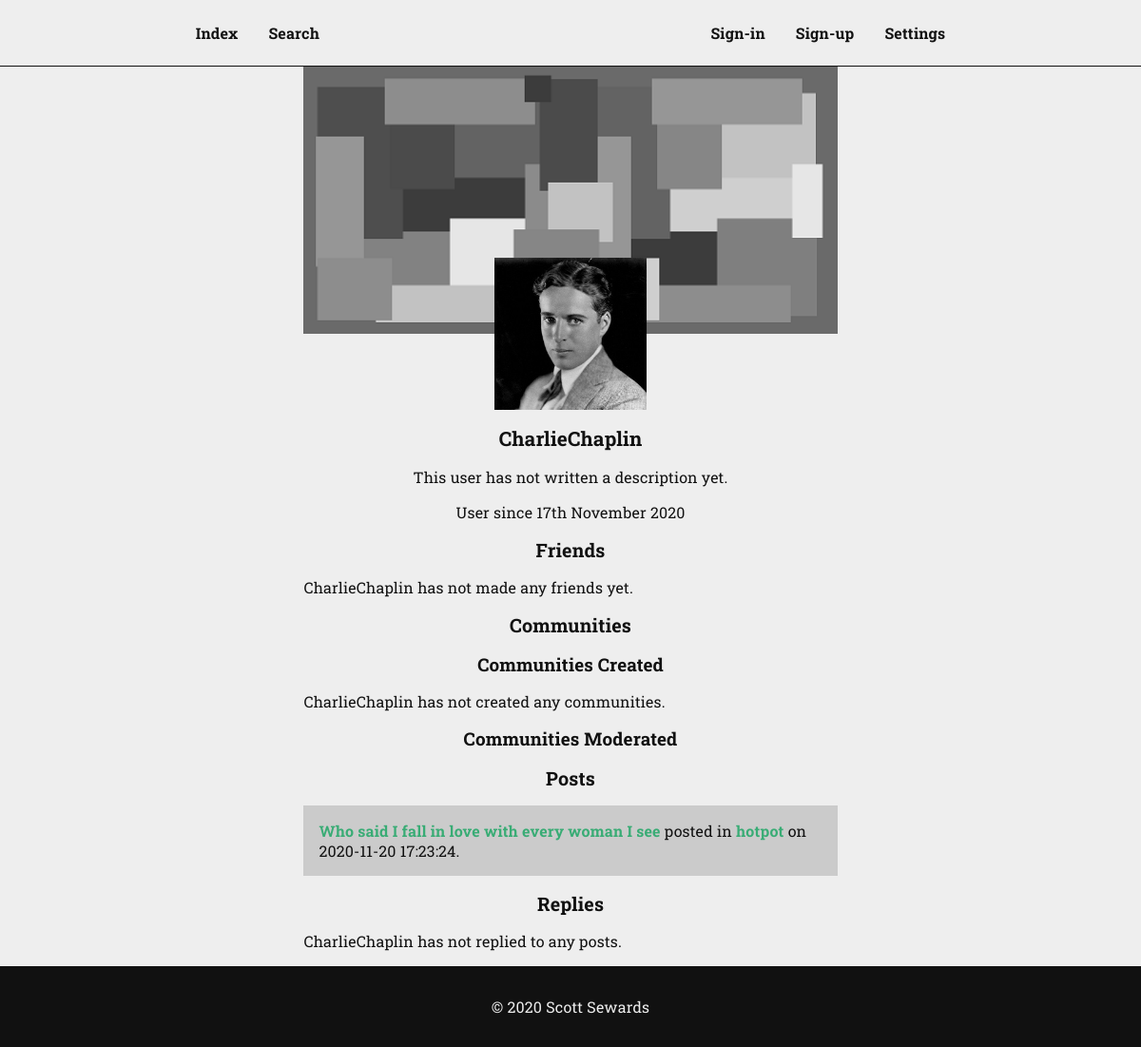
Page /user.php?name=CharlieChaplin on the committed database.
### tables this page shows
CREATE TABLE `users` (
  `id` int(11) NOT NULL,
  `created` datetime NOT NULL DEFAULT current_timestamp(),
  `name` text NOT NULL,
  `description` text NOT NULL DEFAULT 'This user has not written a description yet.',
  `email` text NOT NULL,
  `verified` tinyint(1) NOT NULL DEFAULT 0,
  `show_contact_form` tinyint(1) NOT NULL DEFAULT 1,
  `password` text NOT NULL,
  `picture` text NOT NULL DEFAULT 'images/picture.png',
  `banner` text NOT NULL DEFAULT 'images/banner.png'
);

CREATE TABLE `posts` (
  `id` int(11) NOT NULL,
  `posted` datetime NOT NULL DEFAULT current_timestamp(),
  `posted_by` int(11) NOT NULL,
  `posted_in` int(11) NOT NULL,
  `deleted` datetime DEFAULT NULL,
  `deleted_by` int(11) DEFAULT NULL,
  `deleted_for` text DEFAULT NULL,
  `title` text NOT NULL,
  `content` text NOT NULL
);

CREATE TABLE `communities` (
  `id` int(11) NOT NULL,
  `created` datetime NOT NULL DEFAULT current_timestamp(),
  `created_by` int(11) NOT NULL,
  `moderated_by` int(11) NOT NULL,
  `deleted` datetime DEFAULT NULL,
  `deleted_by` int(11) DEFAULT NULL,
  `deleted_for` text DEFAULT NULL,
  `name` text NOT NULL,
  `description` text NOT NULL,
  `picture` text NOT NULL DEFAULT 'images/picture.png',
  `banner` text NOT NULL DEFAULT 'images/banner.png'
);

### user.php (the view, shortened to what this page needs)
<?php
require_once("head.php");
if(!isset($_GET["name"])) head_to("404.html");
else $user_name = $_GET["name"];
$select_user = mysqli_query($connection, "SELECT * FROM users WHERE name='{$user_name}'");
if(mysqli_num_rows($select_user) == "1") {
  $fetch_user = mysqli_fetch_assoc($select_user);
  $user_id = $fetch_user["id"];
  $user_created = $fetch_user["created"];
  $user_description = $fetch_user["description"];
  $user_picture = $fetch_user["picture"];
  $user_banner = $fetch_user["banner"];
} else {
  mysqli_close($connection);
  head_to("404.html");
}
?>
<main>
  <section>
    <?php
    echo "<img class='banner' src='{$user_banner}' alt='Banner for {$user_name}' height='100%' width='100%'>";
    echo "<img class='picture' src='{$user_picture}' alt='Picture for {$user_name}' height='100%' width='100%'>";
    echo "<h1>{$user_name}</h1>";
    if($user_description != null) echo "<p class='centre'>{$user_description}</p>";
    else echo "<p class='centre'>{$user_name} has not written a description.</p>";
    $user_created_to_new_date = date("jS F Y", strtotime($user_created));
    echo "<p class='centre'>User since {$user_created_to_new_date}</p>";
    ?>
  </section>
  <section>
    <h2>Friends</h2>
    <?php
    echo "<p>{$user_name} has not made any friends yet.</p>";
    ?>
  </section>
  <section id='user-communities'>
    <h2>Communities</h2>
    <article id='user-communities-created'>
      <h3>Communities Created</h3>
      <?php
      $select_created_communities = mysqli_query($connection, "SELECT * FROM communities WHERE created_by='{$user_id}'");
      if(mysqli_num_rows($select_created_communities) > "0") {
        echo "<div class='communities'>";
        while($fetch_created_communities = mysqli_fetch_array($select_created_communities)) {
          $created_community_created = $fetch_created_communities["created"];
          $created_community_created_to_new_date = date("M Y", strtotime($created_community_created));
          $created_community_name = $fetch_created_communities["name"];
          $created_community_picture = $fetch_created_communities["picture"];
          echo "
          <div class='community'>
            <img src='{$created_community_picture}' alt='Picture for {$created_community_name}' height='0' width='100%'>
            <div class='meta'>
              <span><a href='community.php?name={$created_community_name}'>{$created_community_name}</a></span>
              <span>created {$created_community_created_to_new_date}</span>
            </div>
          </div>";
        }
        echo "</div>";
      } else echo "<p>{$user_name} has not created any communities.</p>";
      ?>
    </article>
    <article id='user-communities-administrated'>
      <h3>Communities Moderated</h3>
    </article>
  </section>
  <section id='user-posts'>
    <h2>Posts</h2>
    <?php
    $select_posts = mysqli_query($connection, "SELECT * FROM posts WHERE posted_by='{$user_id}' ORDER BY id DESC");
    if(mysqli_num_rows($select_posts) > "0") {
      echo "<div class='posts'>";
      while($fetch_post = mysqli_fetch_array($select_posts)) {
        $post_id = $fetch_post["id"];
        $posted = $fetch_post["posted"];
        $posted_in = $fetch_post["posted_in"];
        $select_posted_in = mysqli_query($connection, "SELECT name FROM communities WHERE id='{$posted_in}'");
        $fetch_posted_by = mysqli_fetch_array($select_posted_in);
        $posted_in = $fetch_posted_by["name"];
        $title = $fetch_post["title"];
        echo "
        <div class='post'>
          <span><a href='post.php?id={$post_id}&title={$title}'>{$title}</a> posted in <a href='community.php?name={$posted_in}'>{$posted_in}</a> on {$posted}.</span>
        </div>";
      }
      echo "</div>";
    } else echo "<p>{$user_name} has not posted to any communities.</p>";
    ?>
  </section>
  <section id='user-replies'>
    <h2>Replies</h2>
    <?php
    $select_replies = mysqli_query($connection, "SELECT * FROM replies WHERE reply_by='{$user_id}' ORDER BY id DESC");
    if(mysqli_num_rows($select_replies) > "0") {
      echo "<div class='replies'>";
      while($fetch_replies = mysqli_fetch_array($select_replies)) {
        $replied = $fetch_replies["replied"];
        $replied_in = $fetch_replies["replied_in"];
        $select_replied_in = mysqli_query($connection, "SELECT * FROM posts WHERE id='{$replied_in}'");
        $fetch_replied_in = mysqli_fetch_array($select_replied_in);
        $replied_in_name = $fetch_replied_in["title"];
        $posted_in = $fetch_replied_in["posted_in"];
        $select_posted_in = mysqli_query($connection, "SELECT name FROM communities WHERE id='{$posted_in}'");
        $fetch_posted_in = mysqli_fetch_array($select_posted_in);
        $posted_in_name = $fetch_posted_in["name"];
        $content = $fetch_replies["content"];
        echo "
        <div class='reply'>
          <span>Replied in <a href='post.php?title={$replied_in_name}'>{$replied_in_name}</a> on <a href='community.php?name={$posted_in_name}'>{$posted_in_name}</a> on {$replied}.</span>
          <span>{$content}</span>
        </div>";
      }
      echo "</div>";
    } else echo "<p>{$user_name} has not replied to any posts.</p>";
    ?>
  </section>
</main>
<?php require_once("foot.php"); ?>

### rows in the picture
users: banner (picture), picture (picture), description "This user has not written a description yet.", created "17th November 2020"
posts: title "Who said I fall in love with every woman I see", communities.name "hotpot", posted "2020-11-20 17:23:24"

### other values in the picture
$user_name "CharlieChaplin"
